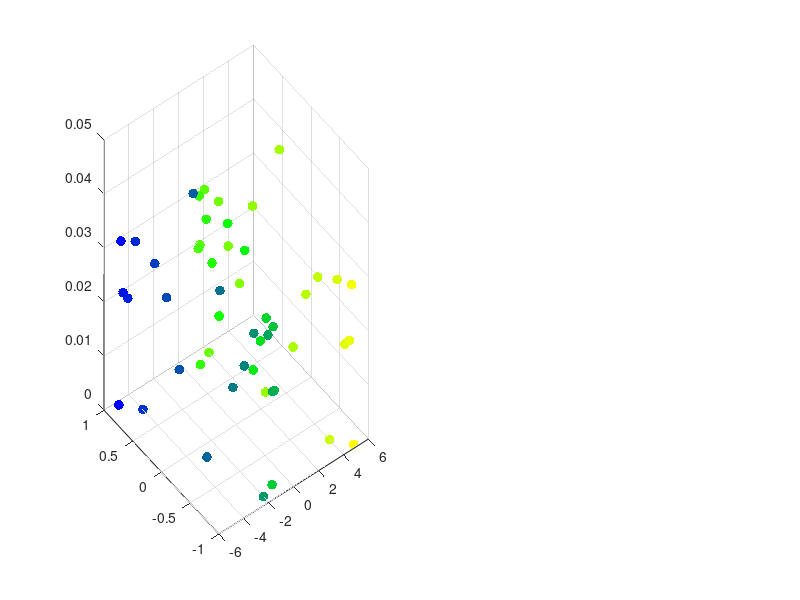

The MATLAB script that drew this image: (Note: this script raises an error after producing the figure.)
% 生成原始采样节点（Δx=0.5）
x0 = -5:0.5:5;
y0 = sin(x0);

% 生成目标插值节点（Δx=0.2）
x = -5:0.2:5;
y_true = sin(x); % 理论值

% 线性插值
y_linear = interp1(x0, y0, x, 'linear');
relative_error_linear = abs((y_linear - y_true) ./ y_true);

% 三次样条插值
y_spline = interp1(x0, y0, x, 'spline');
relative_error_spline = abs((y_spline - y_true) ./ y_true);

% 生成蓝绿黄渐变色映射（适配节点数量）
node_num = length(x);
blue = [0 0 1];
green = [0 1 0];
yellow = [1 1 0];
t = linspace(0, 1, node_num);
cmap = zeros(node_num, 3);
% 蓝到绿到黄渐变
cmap(:, 1) = interp1([0, 0.5, 1], [blue(1), green(1), yellow(1)], t);
cmap(:, 2) = interp1([0, 0.5, 1], [blue(2), green(2), yellow(2)], t);
cmap(:, 3) = interp1([0, 0.5, 1], [blue(3), green(3), yellow(3)], t);

% 三维可视化
figure('Position', [100 100 1200 500])
% 线性插值部分
subplot(1, 2, 1)
scatter3(x, y_linear, relative_error_linear, 50, cmap, 'filled')
hold on
scatter3(x, y_true, zeros(size(x)), 30, 'x', 'Color', 'k')
title('线性插值三维可视化')
xlabel('x值'); ylabel('函数值'); zlabel('相对误差')
legend('插值结果', '理论值')

% 三次样条插值部分
subplot(1, 2, 2)
scatter3(x, y_spline, relative_error_spline, 50, cmap, 'filled')
hold on
scatter3(x, y_true, zeros(size(x)), 30, 'x', 'Color', 'k')
title('三次样条插值三维可视化')
xlabel('x值'); ylabel('函数值'); zlabel('相对误差')
legend('插值结果', '理论值')